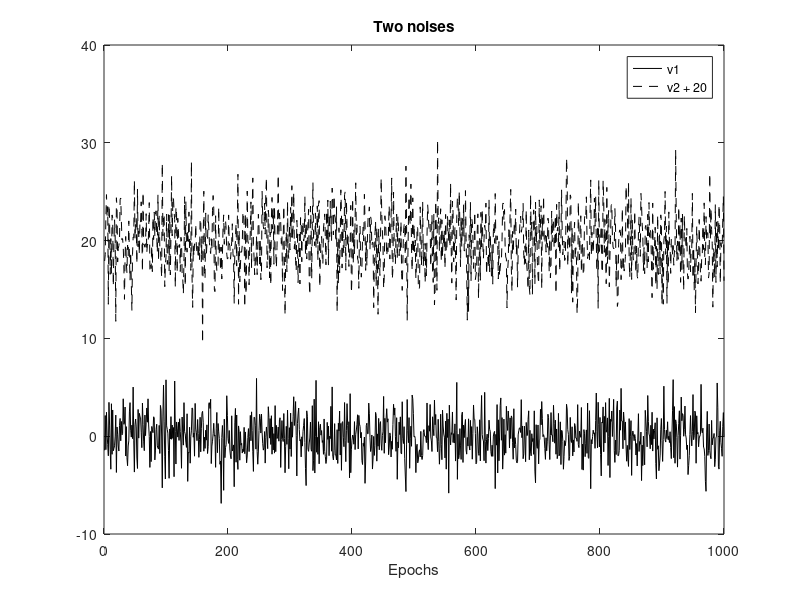
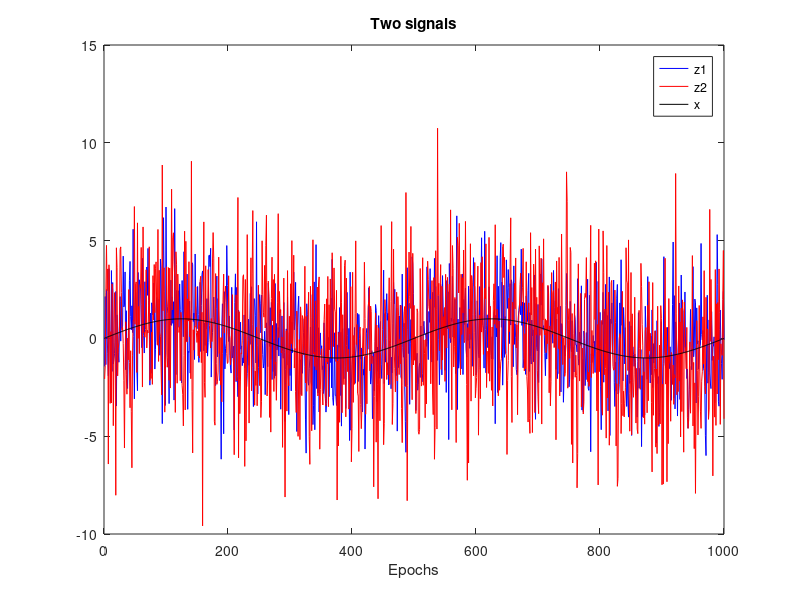
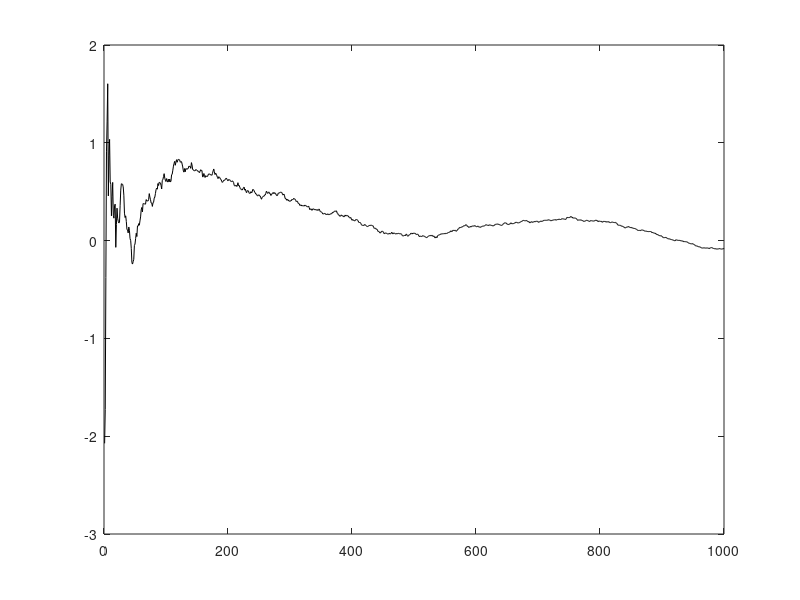

Write MATLAB code to recreate these figures, in order. (Note: this script raises an error after producing the figures.)
close all; clear;

epochs = 1000;
sig1 = 2;
sig2 = 3;
v1 = sig1 * randn(epochs,1);
v2 = sig2 * randn(epochs,1);

figure
plot(v1,'k')
hold on
plot(v2+20,'--k')
legend("v1", "v2 + 20")
title("Two noises")
xlabel("Epochs")

t = (1:epochs).';
x = sin(2*pi*t/500);
z1 = x+v1;
z2 = x+v2;

figure
plot(z1,'b')
hold on
plot(z2,'r')
plot(x,'k')
legend("z1", "z2","x")
title("Two signals")
xlabel("Epochs")


batch = mean(z2);
seq = zeros(1000,1);
seq(1) = z2(1);
for n=2:epochs
    seq(n) = (n-1)/n * seq(n-1) + z2(n)/n;
end

figure
plot(seq,'k')
hold on
yline(batch,'--k');
plot(x,':k')
legend("sequential", " batch","true")
title("two averaging filters")